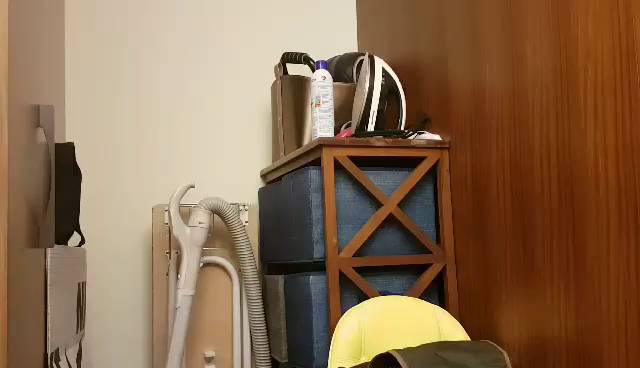
#> input picture frame 10 of video/iron.mp4, 640 x 368 px, given in place of Easy.mp4, which was not available
$ python KLT_util.py
#> lines starting #> are read from the running program, lines starting #| are printed output that depends on the picture; pictures that were not available may be replaced by others from this repository, and a replacement may not be noted
from skimage.feature import corner_harris, corner_shi_tomasi, peak_local_max
from skimage import transform as tf
from numpy.linalg import inv
from scipy import signal
import numpy as np
import cv2

def getFeatures(img,bbox,use_shi=False):
    (xmin, ymin, boxw, boxh) = cv2.boundingRect(bbox.astype(int))
    roi = img[ymin:ymin+boxh,xmin:xmin+boxw]
    if use_shi:
        corner_response = corner_shi_tomasi(roi)
    else:
        corner_response = corner_harris(roi)
    coordinates = peak_local_max(corner_response,num_peaks=20,exclude_border=2)
    coordinates[:,1] += xmin
    coordinates[:,0] += ymin

    x = coordinates[:,1].reshape(-1,1)
    y = coordinates[:,0].reshape(-1,1)
    return x,y

def estimateAllTranslation(startXs,startYs,img1,img2):
    I = cv2.cvtColor(img1,cv2.COLOR_RGB2GRAY)
    I = cv2.GaussianBlur(I,(5,5),0.2)
    Iy, Ix = np.gradient(I.astype(float))

    startXs_flat = startXs.flatten()
    startYs_flat = startYs.flatten()
    newXs = np.full(startXs_flat.shape,-1,dtype=float)
    newYs = np.full(startYs_flat.shape,-1,dtype=float)
    for i in range(np.size(startXs)):
        if startXs_flat[i] != -1:
            newXs[i], newYs[i] = estimateFeatureTranslation(startXs_flat[i], startYs_flat[i], Ix, Iy, img1, img2)
    newXs = np.reshape(newXs, startXs.shape)
    newYs = np.reshape(newYs, startYs.shape)
    return newXs, newYs

def estimateFeatureTranslation(startX,startY,Ix,Iy,img1,img2, WINDOW_SIZE = 25):
    X=startX
    Y=startY
    mesh_x,mesh_y=np.meshgrid(np.arange(WINDOW_SIZE),np.arange(WINDOW_SIZE))
    img1_gray = cv2.cvtColor(img1, cv2.COLOR_RGB2GRAY)
    img2_gray = cv2.cvtColor(img2, cv2.COLOR_RGB2GRAY)
    mesh_x_flat_fix =mesh_x.flatten() + X - np.floor(WINDOW_SIZE / 2)
    mesh_y_flat_fix =mesh_y.flatten() + Y - np.floor(WINDOW_SIZE / 2)
    coor_fix = np.vstack((mesh_x_flat_fix,mesh_y_flat_fix))
    I1_value = interp2(img1_gray, coor_fix[[0],:], coor_fix[[1],:])
    Ix_value = interp2(Ix, coor_fix[[0],:], coor_fix[[1],:])
    Iy_value = interp2(Iy, coor_fix[[0],:], coor_fix[[1],:])
    I=np.vstack((Ix_value,Iy_value))
    A=I.dot(I.T)

    for _ in range(15):
        mesh_x_flat=mesh_x.flatten() + X - np.floor(WINDOW_SIZE / 2)
        mesh_y_flat=mesh_y.flatten() + Y - np.floor(WINDOW_SIZE / 2)
        coor=np.vstack((mesh_x_flat,mesh_y_flat))
        I2_value = interp2(img2_gray, coor[[0],:], coor[[1],:])
        Ip=(I2_value-I1_value).reshape((-1,1))
        b=-I.dot(Ip)
        solution=inv(A).dot(b)
        X += solution[0,0]
        Y += solution[1,0]

    return X, Y

def applyGeometricTransformation(startXs, startYs, newXs, newYs, bbox):
    newbbox = np.zeros_like(bbox)
    Xs = newXs.copy()
    Ys = newYs.copy()

    desired_points = np.hstack((startXs,startYs))
    actual_points = np.hstack((newXs,newYs))
    t = tf.SimilarityTransform()
    t.estimate(dst=actual_points, src=desired_points)
    mat = t.params

    # estimate the new bounding box with all the feature points
    # coords = np.vstack((bbox[obj_idx,:,:].T,np.array([1,1,1,1])))
    # new_coords = mat.dot(coords)
    # newbbox[obj_idx,:,:] = new_coords[0:2,:].T

    # estimate the new bounding box with only the inliners (Added by Yongyi Wang)
    THRES = 1
    projected = mat.dot(np.vstack((desired_points.T.astype(float),np.ones([1,np.shape(desired_points)[0]]))))
    distance = np.square(projected[0:2,:].T - actual_points).sum(axis = 1)
    actual_inliers = actual_points[distance < THRES]
    desired_inliers = desired_points[distance < THRES]
    if np.shape(desired_inliers)[0]<4:
        print('too few points')
        actual_inliers = actual_points
        desired_inliers = desired_points
    t.estimate(dst=actual_inliers, src=desired_inliers)
    mat = t.params
    coords = np.concatenate((bbox, np.ones((4,1))), axis=1).T
    new_coords = mat.dot(coords)
    newbbox = new_coords[0:2,:].T
    Xs[distance >= THRES] = -1
    Ys[distance >= THRES] = -1

    return Xs, Ys, newbbox

def interp2(v, xq, yq):

    if len(xq.shape) == 2 or len(yq.shape) == 2:
        dim_input = 2
        q_h = xq.shape[0]
        q_w = xq.shape[1]
        xq = xq.flatten()
        yq = yq.flatten()

    h = v.shape[0]
    w = v.shape[1]
    if xq.shape != yq.shape:
        raise 'query coordinates Xq Yq should have same shape'


    x_floor = np.floor(xq).astype(np.int32)
    y_floor = np.floor(yq).astype(np.int32)
    x_ceil = np.ceil(xq).astype(np.int32)
    y_ceil = np.ceil(yq).astype(np.int32)

    x_floor[x_floor<0] = 0
    y_floor[y_floor<0] = 0
    x_ceil[x_ceil<0] = 0
    y_ceil[y_ceil<0] = 0

    x_floor[x_floor>=w-1] = w-1
    y_floor[y_floor>=h-1] = h-1
    x_ceil[x_ceil>=w-1] = w-1
    y_ceil[y_ceil>=h-1] = h-1

    v1 = v[y_floor, x_floor]
    v2 = v[y_floor, x_ceil]
    v3 = v[y_ceil, x_floor]
    v4 = v[y_ceil, x_ceil]

    lh = yq - y_floor
    lw = xq - x_floor
    hh = 1 - lh
    hw = 1 - lw

    w1 = hh * hw
    w2 = hh * lw
    w3 = lh * hw
    w4 = lh * lw

    interp_val = v1 * w1 + w2 * v2 + w3 * v3 + w4 * v4

    if dim_input == 2:
        return interp_val.reshape(q_h,q_w)
    return interp_val

if __name__ == "__main__":
    cap = cv2.VideoCapture("../video/Easy.mp4")
    ret, frame1 = cap.read()  # get first frame
#> frame1 is the input picture: shape (368, 640, 3); mean B, G, R 79.4, 107.9, 137.9
    ret, frame2 = cap.read()  # get second frame
    ret, frame2 = cap.read()  # get second frame
    ret, frame2 = cap.read()  # get second frame
    ret, frame2 = cap.read()  # get second frame
    ret, frame2 = cap.read()  # get second frame
    ret, frame2 = cap.read()  # get second frame
    ret, frame2 = cap.read()  # get second frame
    frame1_gray = cv2.cvtColor(frame1,cv2.COLOR_RGB2GRAY)
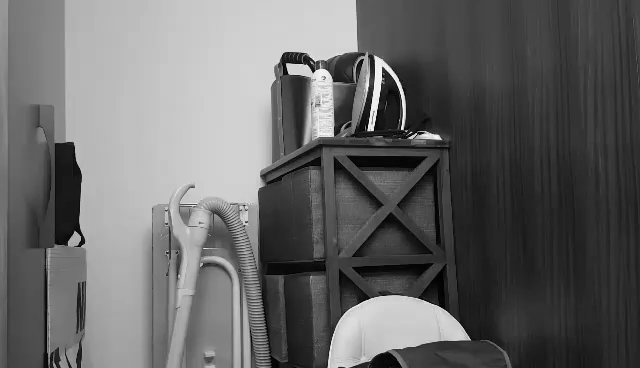
#> frame1_gray: shape (368, 640); min 0, max 253, mean 102.8
    frame2_gray = cv2.cvtColor(frame2,cv2.COLOR_RGB2GRAY)

    n_object = 1
    bbox = np.array([[[291,187],[405,187],[291,267],[405,267]]])

    startXs,startYs = getFeatures(frame1_gray,bbox)
#> in getFeatures, `roi = img[ymin:ymin+boxh,xmin:xmin+boxw]`:
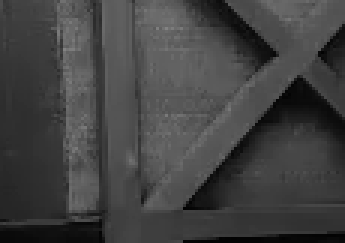
#> roi: shape (81, 115) (shown 3 times larger); min 2, max 131, mean 65.8
#> in getFeatures, `corner_response = corner_harris(roi)`:
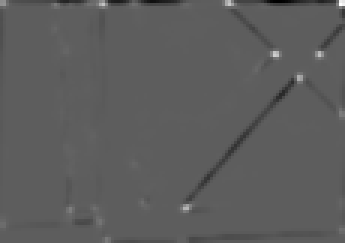
#> corner_response: shape (81, 115) float64 (shown 3 times larger); min -0.0527, max 0.0904, mean -0.000478; drawn with min black and max white
#> in getFeatures, `coordinates = peak_local_max(corner_response,num_peaks=20,exclude_bord..`: coordinates = 20 rows, first 8: [18, 91], [18, 106], [69, 62], [25, 99], [69, 23], [73, 33], [69, 31], [67, 47]
#> in getFeatures, `x = coordinates[:,1].reshape(-1,1)`: x = 20 values, max 397 at index 1, min 309 at index 10, mean 339.8
#> in getFeatures, `y = coordinates[:,0].reshape(-1,1)`: y = 20 values, max 260 at index 5, min 189 at index 12, mean 226.2
#> startXs has the same summary as x in getFeatures; startYs has the same summary as y in getFeatures
    newXs, newYs =  estimateAllTranslation(startXs, startYs, frame1, frame2)
#> in estimateAllTranslation, `Iy, Ix = np.gradient(I.astype(float))`:
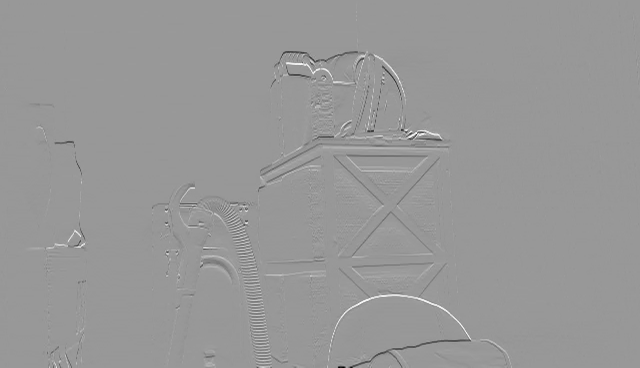
#> Iy: shape (368, 640) float64; min -173, max 117, mean -0.2; drawn with min black and max white
#> in estimateAllTranslation, `Iy, Ix = np.gradient(I.astype(float))`:
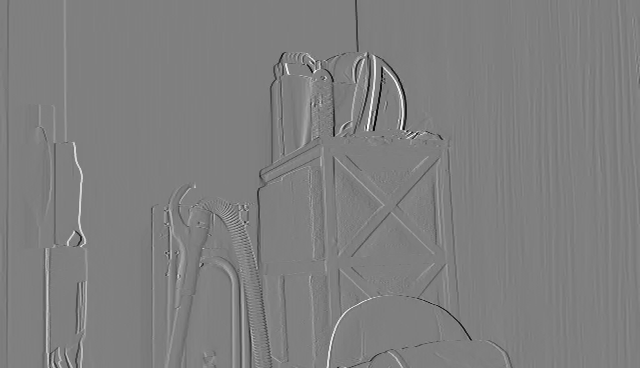
#> Ix: shape (368, 640) float64; min -123, max 123, mean -0.1; drawn with min black and max white
#> in estimateAllTranslation, `startXs_flat = startXs.flatten()`: startXs_flat has the same summary as x in getFeatures
#> in estimateAllTranslation, `startYs_flat = startYs.flatten()`: startYs_flat has the same summary as y in getFeatures
#> the loop in estimateAllTranslation, `for i in range(np.size(startXs)):` made 20 passes
#> A in estimateFeatureTranslation on passes 1 to 8: [[49570.2, -2251.5], [-2251.5, 56028]], [[53084, 24222.2], [24222.2, 48723.2]], [[34129.8, 24548.8], [24548.8, 56963.5]], [[71538.8, 19287.8], [19287.8, 71331]], [[35288, 1737.8], [1737.8, 39514.8]], [[33529.5, 3006], [3006, 37995.2]], [[37093.2, 1747.5], [1747.5, 32207.2]], [[17159.2, 4408], [4408, 9898.5]]

    import matplotlib.pyplot as plt
    from matplotlib.patches import Rectangle
    fig, ax = plt.subplots()
    diff = np.subtract(frame1_gray.astype(int),frame2_gray.astype(int))
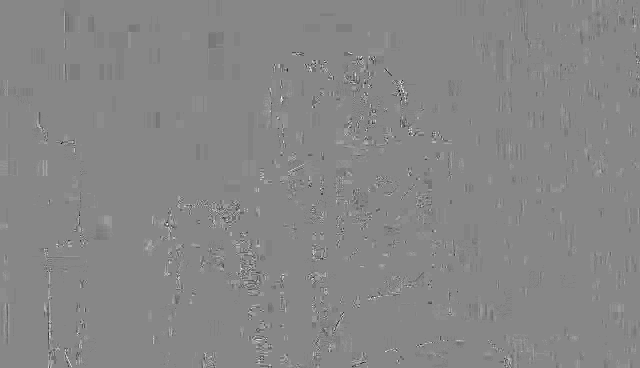
#> diff: shape (368, 640) int64; min -27, max 24, mean 0; drawn with min black and max white
    ax.imshow(diff,cmap='gray')
    ax.scatter(newXs[newXs!=-1],newYs[newYs!=-1],color=(0,1,0))
    ax.scatter(startXs[startXs!=-1],startYs[startYs!=-1],color=(1,0,0))
    for i in range(n_object):
        (xmin, ymin, boxw, boxh) = cv2.boundingRect(bbox[i,:,:])
        patch = Rectangle((xmin,ymin),boxw,boxh,fill=False,color=(0,0,0),linewidth=1)
        ax.add_patch(patch)
    plt.show()
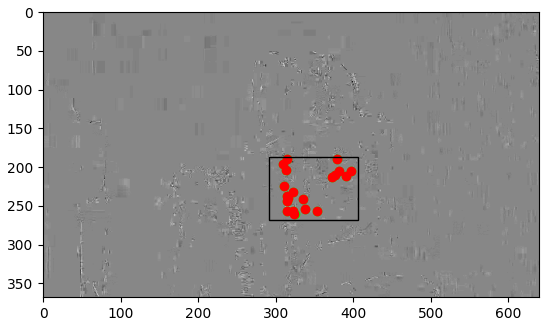
#> figure drawn by matplotlib, 1 panel

$ run again, starting later in the video
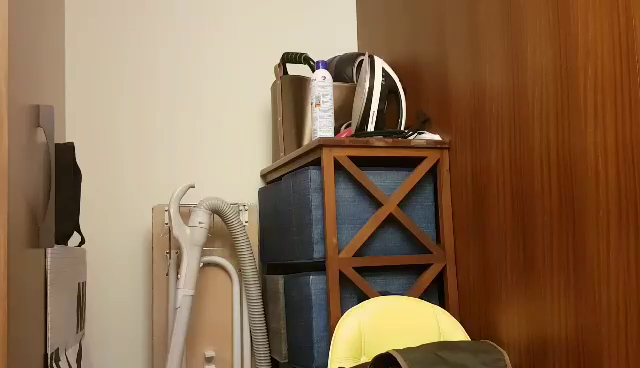
#> input picture frame 48 of video/iron.mp4, 640 x 368 px, given in place of Easy.mp4, which was not available
#> frame1 is the input picture: shape (368, 640, 3); mean B, G, R 79.5, 108, 138.1
#> coordinates = 20 rows, first 8: [18, 91], [18, 106], [69, 61], [25, 99], [69, 23], [73, 33], [67, 47], [17, 21]
#> x = 20 values, max 397 at index 1, min 309 at index 8, mean 342.9
#> y = 20 values, max 260 at index 5, min 189 at index 15, mean 225.3
#> startXs has the same summary as x in getFeatures; startYs has the same summary as y in getFeatures
#> startXs_flat has the same summary as x in getFeatures
#> startYs_flat has the same summary as y in getFeatures
#> the loop in estimateAllTranslation, `for i in range(np.size(startXs)):` made 20 passes
#> A in estimateFeatureTranslation on passes 1 to 8: [[49469, -2609.8], [-2609.8, 56021.2]], [[53974.5, 27275], [27275, 50663]], [[36436, 25958], [25958, 58464]], [[71392.5, 20421.8], [20421.8, 71799]], [[36158.8, 2016.8], [2016.8, 40642]], [[34322.8, 2557.5], [2557.5, 36235.2]], [[16888, 4593], [4593, 11294]], [[42727, -760], [-760, 11529.2]]
#> `diff = np.subtract(frame1_gray.astype(int),frame2_gray.astype(int))`:
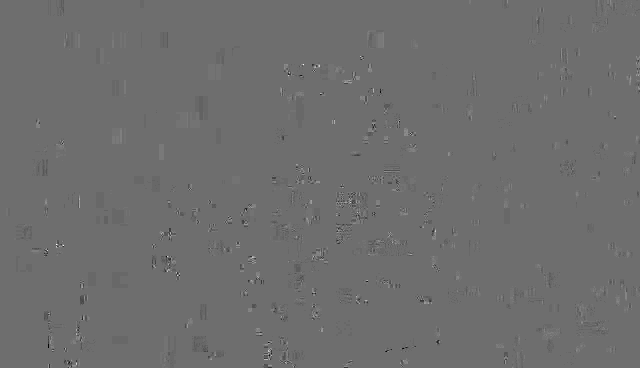
#> diff: shape (368, 640) int64; min -19, max 25, mean 0; drawn with min black and max white
#> `plt.show()`:
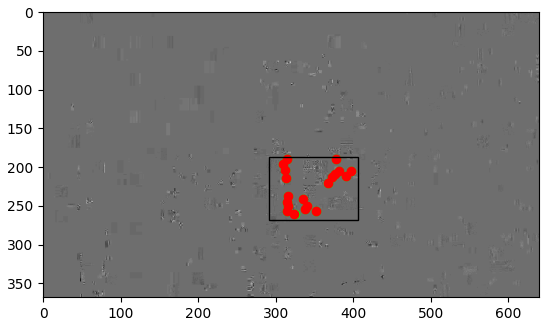
#> figure drawn by matplotlib, 1 panel

$ run again, starting later in the video
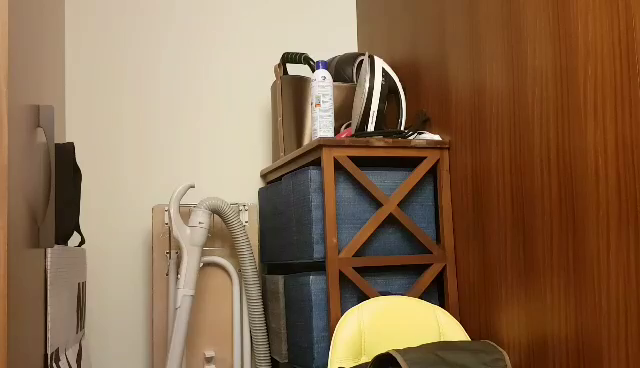
#> input picture frame 85 of video/iron.mp4, 640 x 368 px, given in place of Easy.mp4, which was not available
#> frame1 is the input picture: shape (368, 640, 3); mean B, G, R 79.6, 108, 138
#> coordinates = 20 rows, first 8: [18, 91], [18, 106], [69, 61], [25, 99], [69, 23], [16, 21], [74, 33], [54, 44]
#> x = 20 values, max 397 at index 1, min 309 at index 10, mean 335.8
#> y = 20 values, max 261 at index 6, min 189 at index 15, mean 229.8
#> startXs has the same summary as x in getFeatures; startYs has the same summary as y in getFeatures
#> startXs_flat has the same summary as x in getFeatures
#> startYs_flat has the same summary as y in getFeatures
#> the loop in estimateAllTranslation, `for i in range(np.size(startXs)):` made 20 passes
#> A in estimateFeatureTranslation on passes 1 to 8: [[50205.5, -1224], [-1224, 55947.5]], [[57414.8, 28899.2], [28899.2, 55034.2]], [[37511.8, 26104.2], [26104.2, 59887]], [[75216.8, 21755], [21755, 74333.2]], [[35745.2, 1948], [1948, 40038.2]], [[44178.8, -382.8], [-382.8, 13474]], [[31761.8, 2228.8], [2228.8, 33334.8]], [[37468.5, 1157.8], [1157.8, 9347.8]]
#> `plt.show()`:
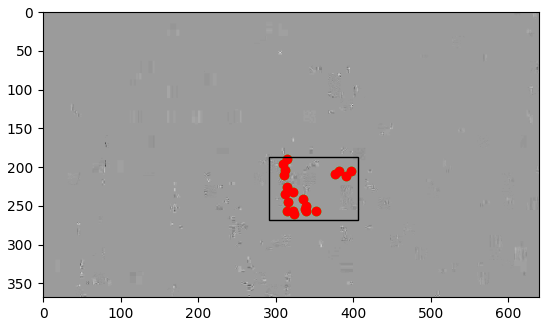
#> figure drawn by matplotlib, 1 panel
